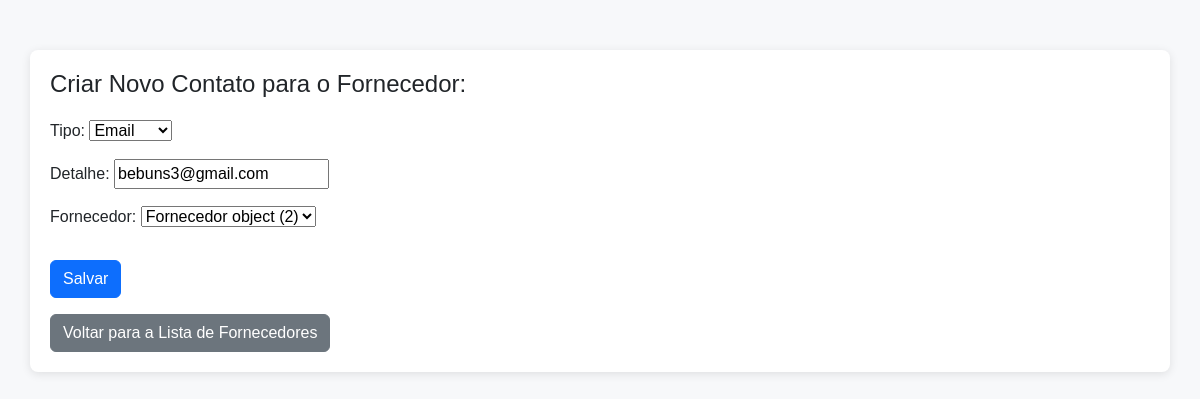
Page /contato/9/update/ on the committed database.
### cadfor/models.py (models this page shows)
class Contato(models.Model):
    TIPO_CHOICES = [
        ('email', 'Email'),
        ('telefone', 'Telefone'),
    ]
    id_contato = models.AutoField(primary_key=True)
    tipo = models.CharField(max_length=10, choices=TIPO_CHOICES)
    detalhe = models.CharField(max_length=255)
    fornecedor = models.ForeignKey(Fornecedor, on_delete=models.CASCADE, related_name='contatos')

### cadfor/views.py (the view, shortened to what this page needs)
# urls.py: path("contato/<int:pk>/update/", ContatoUpdateView.as_view(), name="contato_update"),
class ContatoUpdateView(UpdateView):
    model = Contato
    fields = ['tipo', 'detalhe', 'fornecedor']
    template_name = 'cadfor/contato_form.html'
    def get_context_data(self, **kwargs):
        context = super().get_context_data(**kwargs)
        fornecedor = self.object.fornecedor
        context['contatos'] = Contato.objects.filter(fornecedor=fornecedor)
        return context

### cadfor/templates/cadfor/contato_form.html (shortened to what this page needs)
<!DOCTYPE html>
<html lang="pt-BR">
<head>
    <link href="https://cdn.jsdelivr.net/npm/bootstrap@5.3.3/dist/css/bootstrap.min.css" rel="stylesheet">
</head>
<body>
    <div class="container">
        <h1>Criar Novo Contato para o Fornecedor: {{ fornecedor.nome }}</h1>
        <form method="POST">
            {{ form.as_p }}
            <button type="submit" class="btn btn-primary">Salvar</button>
        </form>
        <a href="{% url 'fornecedor_list' %}" class="btn btn-secondary mt-3">Voltar para a Lista de Fornecedores</a>
    </div>
</body>
</html>

### cadfor/templates/cadfor/contato_form.html (style rules this page uses)
body { font-family: Arial, sans-serif; background-color: #f7f8fa; }
.container { margin-top: 50px; background-color: #fff; padding: 20px; border-radius: 8px; box-shadow: 0 2px 10px rgba(0, 0, 0, 0.1); }
h1 { font-size: 24px; margin-bottom: 20px; }
button { margin-top: 15px; }

### rows in the picture
Contato: tipo "Email", detalhe "bebuns3@gmail.com", fornecedor "Fornecedor object (2)"
